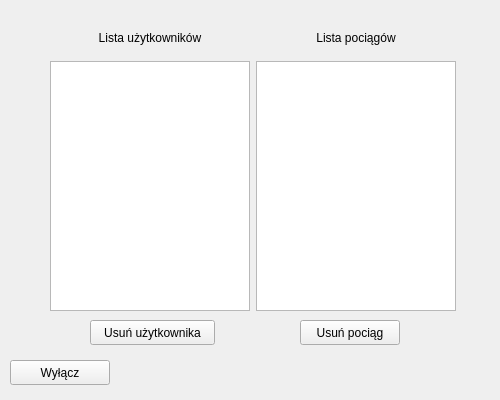
<?xml version="1.0" encoding="UTF-8"?>
<ui version="4.0">
 <class>AdminWindow</class>
 <widget class="QWidget" name="AdminWindow">
  <property name="geometry">
   <rect>
    <x>0</x>
    <y>0</y>
    <width>500</width>
    <height>400</height>
   </rect>
  </property>
  <property name="minimumSize">
   <size>
    <width>500</width>
    <height>400</height>
   </size>
  </property>
  <property name="maximumSize">
   <size>
    <width>500</width>
    <height>400</height>
   </size>
  </property>
  <property name="windowTitle">
   <string>Panel Administratora</string>
  </property>
  <widget class="QPushButton" name="deleteUserButton">
   <property name="geometry">
    <rect>
     <x>90</x>
     <y>320</y>
     <width>125</width>
     <height>25</height>
    </rect>
   </property>
   <property name="minimumSize">
    <size>
     <width>125</width>
     <height>25</height>
    </size>
   </property>
   <property name="maximumSize">
    <size>
     <width>125</width>
     <height>25</height>
    </size>
   </property>
   <property name="text">
    <string>Usuń użytkownika</string>
   </property>
  </widget>
  <widget class="QPushButton" name="deleteTrainButton">
   <property name="geometry">
    <rect>
     <x>300</x>
     <y>320</y>
     <width>100</width>
     <height>25</height>
    </rect>
   </property>
   <property name="minimumSize">
    <size>
     <width>100</width>
     <height>25</height>
    </size>
   </property>
   <property name="maximumSize">
    <size>
     <width>100</width>
     <height>25</height>
    </size>
   </property>
   <property name="text">
    <string>Usuń pociąg</string>
   </property>
  </widget>
  <widget class="QPushButton" name="pushButton_logout">
   <property name="geometry">
    <rect>
     <x>10</x>
     <y>360</y>
     <width>100</width>
     <height>25</height>
    </rect>
   </property>
   <property name="minimumSize">
    <size>
     <width>100</width>
     <height>25</height>
    </size>
   </property>
   <property name="maximumSize">
    <size>
     <width>100</width>
     <height>25</height>
    </size>
   </property>
   <property name="text">
    <string>Wyłącz</string>
   </property>
  </widget>
  <widget class="QWidget" name="gridLayoutWidget">
   <property name="geometry">
    <rect>
     <x>50</x>
     <y>20</y>
     <width>406</width>
     <height>291</height>
    </rect>
   </property>
   <layout class="QGridLayout" name="gridLayout">
    <item row="1" column="0">
     <widget class="QListView" name="usersListView">
      <property name="minimumSize">
       <size>
        <width>200</width>
        <height>250</height>
       </size>
      </property>
      <property name="maximumSize">
       <size>
        <width>200</width>
        <height>250</height>
       </size>
      </property>
     </widget>
    </item>
    <item row="0" column="1">
     <widget class="QLabel" name="label_2">
      <property name="text">
       <string>Lista pociągów</string>
      </property>
      <property name="alignment">
       <set>Qt::AlignCenter</set>
      </property>
     </widget>
    </item>
    <item row="0" column="0">
     <widget class="QLabel" name="label">
      <property name="text">
       <string>Lista użytkowników</string>
      </property>
      <property name="alignment">
       <set>Qt::AlignCenter</set>
      </property>
     </widget>
    </item>
    <item row="1" column="1">
     <widget class="QListView" name="trainsListView">
      <property name="minimumSize">
       <size>
        <width>200</width>
        <height>250</height>
       </size>
      </property>
      <property name="maximumSize">
       <size>
        <width>200</width>
        <height>250</height>
       </size>
      </property>
     </widget>
    </item>
   </layout>
  </widget>
 </widget>
 <resources/>
 <connections/>
</ui>
